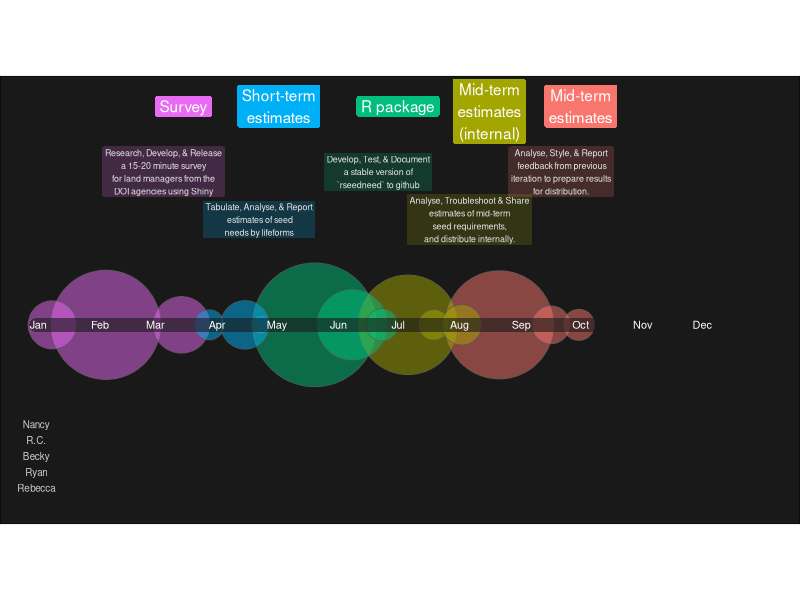

Reproduce this figure in R.
## ---- chunk 1
knitr::opts_chunk$set(echo = FALSE, message = FALSE, warning = FALSE, comment = "")
## ---- chunk 2
library(sf)
library(tidyverse)
months <- data.frame( # these are the center bar. 
  X = c(1, 32, 60, 91, 121, 152, 182, 213, 244, 274, 305, 335),
  Y = 90,
  Month = month.abb
)

people <- data.frame(
  Person = c('Nancy', 'R.C.', 'Becky', 'Ryan', 'Rebecca'),
  X = 0, 
  Y = seq(40, 5, by = -8)
)

# people_help <- data.frame(
#  Person = c('Nancy', 'R.C.', 'Becky', 'Ryan', 'Rebecca'),
#  X_start = c(),
#  X_end = c(), 
#  Y = seq(40, 5, by = -8)
#)

milestones <- data.frame(
  Milestone_l = 
    c('Survey', 'Short-term\nestimates', 'R package', 
      'Mid-term\nestimates\n(internal)', 'Mid-term\nestimates'), 
  Milestone = 
    c('Survey', 'Short-term', 'R_package', 'Mid-term_internal', 'Mid-term'),
  X = c(74, 122, 182, 228, 274), 
  Y = c(rep(200, 3), 197.5, 200)
)

## just buffer the circles by how long the event takes... 

# buffer amount will define the date range eaten up by each circle. 
# buffer 1 = 1 week, 2 = 2 weeks, buffer 4 = 4 weeks
circles <- data.frame(
  Event = c(
    'Survey Research', 'Survey Development', 'Survey Release',
    'Lifeform tabulation', 'Analysis', 'Reporting', 
    'Assemble', 'Test', 'Document', 
    'Analyse', 'Troubleshoot', 'Share', 
    'Analyse', 'Style', 'Report'
    ), 
  Milestone = 
    rep(c('Survey', 'Short-term', 'R_package', 'Mid-term_internal', 'Mid-term'), each = 3),
  X = c(
    8, 35, 73, 
    87, 105, 113, 
    140, 159, 174, 
    187, 200, 214, 
    233, 259, 273 
    ), 
  Y = 90,
  buffer = c(
    2, 4, 2.5, 
    1, 2, 1,
    4, 2, 1.5,
    3, 1, 1, 
    3.5, 2, 1
    ) * 7
) |>
  sf::st_as_sf(coords = c('X', 'Y'))

belt <- data.frame(
  X = c(0, 365), 
  Y = 90
) |>
  sf::st_as_sf(coords = c('X', 'Y')) |>
  sf::st_union() |>
  sf::st_cast('LINESTRING') |>
  sf::st_buffer(3.5)

circles <- split(circles, f = 1:nrow(circles)) |>
  lapply( FUN = function(x){dist <- jitter(x$buffer, amount = 5); x <- sf::st_buffer(x, dist)}) |>
  bind_rows() |> 
  arrange(-buffer)

explanations <- data.frame(
  explanation_l = c(
    "Research, Develop, & Release\na 15-20 minute survey\nfor land managers from the\nDOI agencies using Shiny", 
    "Tabulate, Analyse, & Report\n estimates of seed\nneeds by lifeforms", 
    "Develop, Test, & Document\na stable version of\n`rseedneed` to github", 
    "Analyse, Troubleshoot & Share\nestimates of mid-term\nseed requirements,\nand distribute internally.", 
    "Analyse, Style, & Report\n feedback from previous\niteration to prepare results\nfor distribution."
  ), 
  Milestone = c('Survey', 'Short-term', 'R_package', 'Mid-term_internal', 'Mid-term'), 
  X = c(74, 122, 182, 228, 274)-10, 
  Y = 155 + rep(c(12, -12), times = 3)[1:5]
)

# lines for each persons contributions

ggplot() +  
  geom_sf(
    data = circles, alpha = 0.5, 
    aes(fill = Milestone)) + 
  geom_sf(
    data = belt, fill = '#191919', color = NA, alpha = 0.6) + 
  geom_text(
    data = months,
    aes(x = X, y = Y, label = Month), 
    color ='white', size = 2.75) + 
  geom_text(
    data = people, 
    aes(x = X, y = Y, label = Person), 
    color ='grey80', size = 2.5) + 
  geom_label(
    data = milestones, 
    aes(x = X, y = Y, label = Milestone_l, fill = Milestone), 
    color ='white', label.size = NA) + 
  geom_label(
    data = explanations,
    aes(x = X, y = Y, label = explanation_l, fill = Milestone),
    alpha = 0.2, size = 2.25, color ='grey90', label.size = NA) + 
  theme_void() + 
  ylim(0, 205) + 
  xlim(0, 366) + 
  theme(
    legend.position = 'none',
    panel.background = element_rect(fill='#191919'), 
    plot.background = element_rect(fill='#191919', color=NA)
    )
